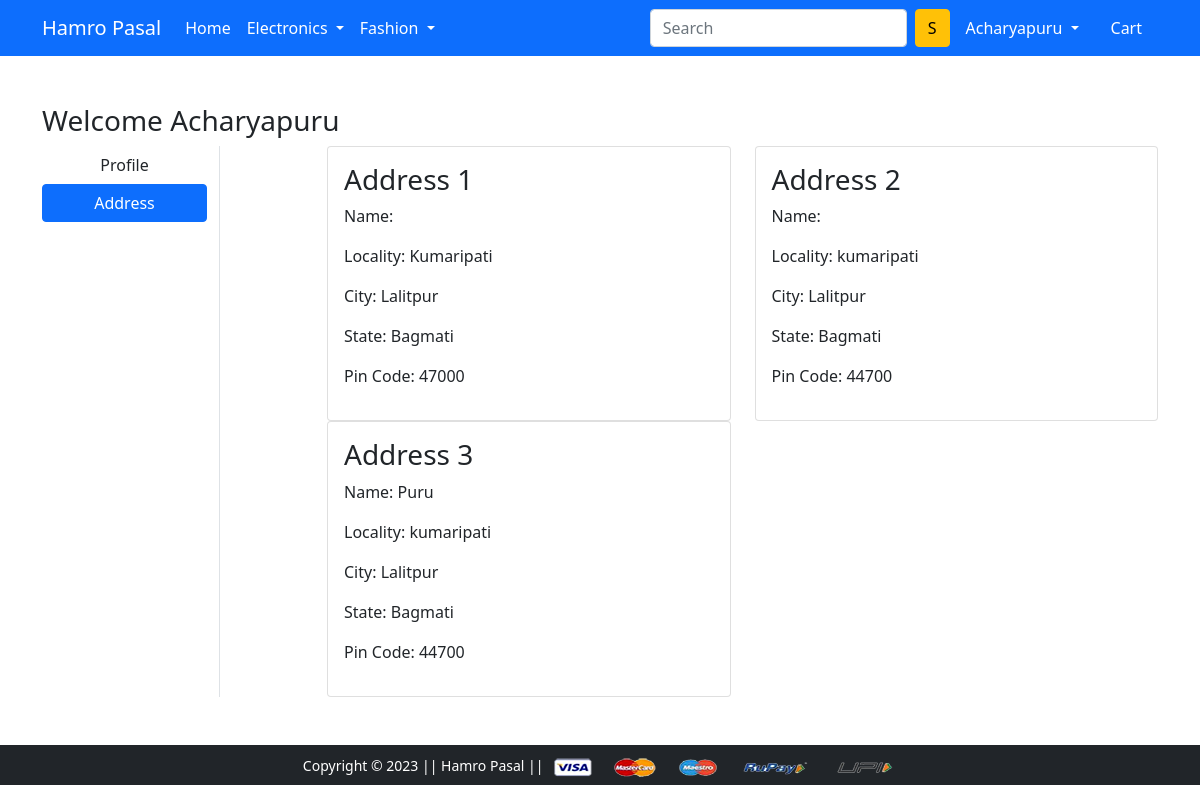
Page /address/ (signed in) on the earlier database version.
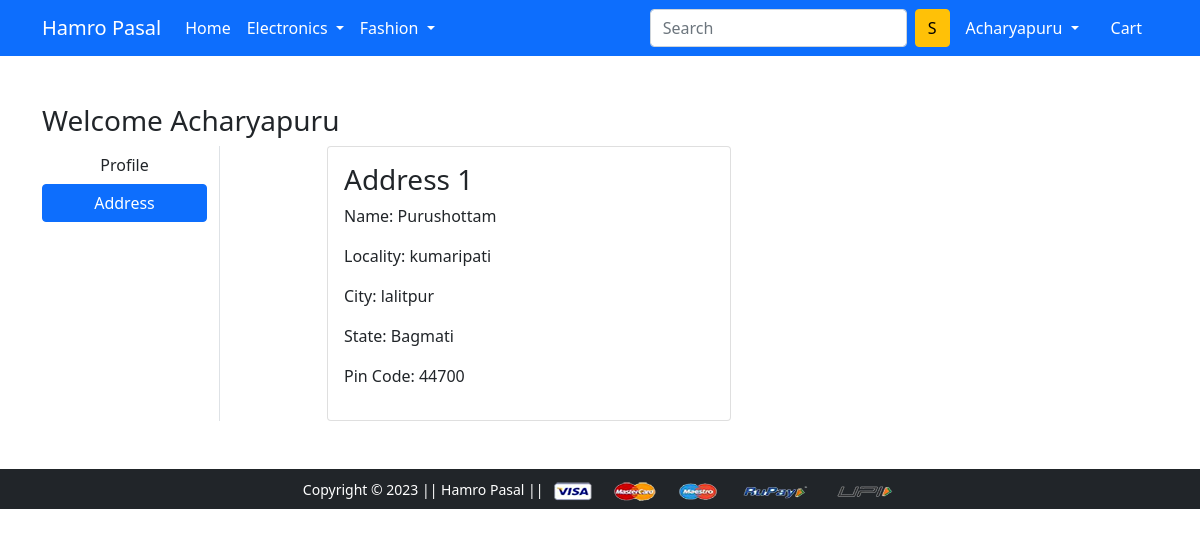
Same page on the later database version.
### app/models.py (models this page shows, shortened)
class Customer(models.Model):
    user=models.ForeignKey(User, on_delete=models.CASCADE)
    name=models.CharField(max_length=20)
    locality=models.CharField(max_length=20)
    city=models.CharField(max_length=30)
    zipcode=models.IntegerField()
    state=models.CharField(choices=STATE_CHOICES,max_length=20)

### app/views.py (the view)
# urls.py: path('address/', views.address, name='address'),
@login_required
def address(request):
 if request.user.is_authenticated:
  add=Customer.objects.filter(user=request.user)
  return render(request, 'app/address.html',{'add':add,'active':'btn-primary'})
 else:
  return HttpResponseRedirect('/accounts/login/')

### app/templates/app/address.html (shortened to what this page needs)
{% extends 'app/base.html' %}
{% load static %}
{% block main-content %}
<div class="container my-5">
 <div class="row">
 <h3>Welcome {{request.user|capfirst}}</h3>
  <div class="col-sm-2 border-end">
   <ul class="list-unstyled">
    <li class="d-grid"><a href="{% url 'profile' %}" class="btn">Profile</a></li>
    <li class="d-grid"><a href="{% url 'address' %}" class="btn {{active}}">Address</a></li>
   </ul>
  </div>
  <div class="col-sm-9 offset-sm-1">
   <div class="row">
    {% for ad in add %}
     <div class="col-sm-6">
      <div class="card">
       <div class="card-body">
        <h3>Address {{forloop.counter}}</h3>
        <p>Name: {{ad.name}}</p>
        <p>Locality: {{ad.locality}}</p>
        <p>City: {{ad.city}}</p>
        <p>State: {{ad.state}}</p>
        <p>Pin Code: {{ad.zipcode}}</p>
       </div>
      </div>
     </div>
    {% endfor %}
   </div>
  </div>
 </div>
</div>
{% endblock main-content %}

Differences in the rows shown:
removed Customer: locality "Kumaripati", city "Lalitpur", state "Bagmati", zipcode "47000"
removed Customer: locality "kumaripati", city "Lalitpur", state "Bagmati", zipcode "44700"
removed Customer: name "Puru", locality "kumaripati", city "Lalitpur", state "Bagmati", zipcode "44700"
added Customer: name "Purushottam", locality "kumaripati", city "lalitpur", state "Bagmati", zipcode "44700"
